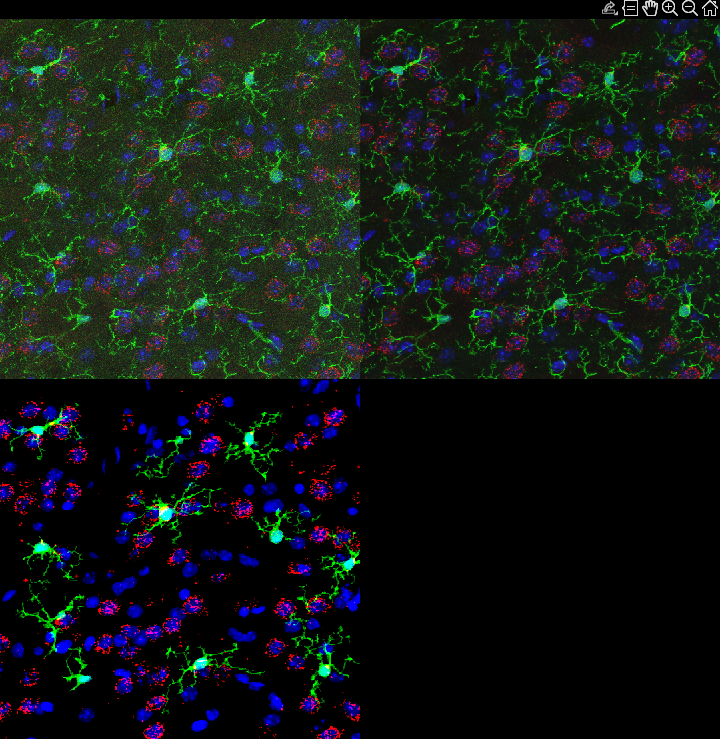
%> input picture FISH IHC Colocalization/Images/A19_2.tif, 720 x 739 px; its folder holds only this picture in this run
$ octave exampleScript.m   (GNU Octave 9; MATLAB toolbox functions it lacks are replaced by stand-ins)
%> lines starting %> are read from the running program, lines starting %| are printed output that depends on the picture
### FISH IHC Colocalization/microgliaColc3D.m
function [colocTable] = microgliaColc3D(fname, Options)
%% RNA Scope 3D Colocalization with Micrglia IHC
% Written by Vasu Shandar & Kevin Coffey 2021
%
%   INPUT: RGB Image Stack
%          Red Channel: FISH Signal
%          Green Channel: Microglia IHC
%          Blue Channel: DAPI
%
%  Options:
%% Options Defaults
if ~isfield(Options, 'fiberSize')
   Options.fiberSize = 12;
end

if ~isfield(Options, 'fishThreshold')
   Options.fishThreshold = .185;
end

if ~isfield(Options, 'fishFilter')
   Options.fishFilter = 24;
end

if ~isfield(Options, 'ihcThreshold')
   Options.ihcThreshold = .185;
end

if ~isfield(Options, 'ihcFilter')
   Options.ihcFilter = 5000;
end

if ~isfield(Options, 'makeFig3D')
   Options.makeFig3D = 0;
end

if ~isfield(Options, 'figFold')
   Options.figFold = 0;
end

%% Magic Code Stuff
tiff_info = imfinfo(fname); % return tiff structure, one element per image
im = imread(fname, 1) ; % read in first image
%> im is the input picture: size 739x720x3 uint8; mean R, G, B 17.1, 24.7, 20.7
%concatenate each successive tiff to tiff_stack
for ii = 2 : size(tiff_info, 1)
    temp_tiff = imread(fname, ii);
    im = cat(3 , im, temp_tiff);
end

for i =1 : (size(im,3))/3;
    G(:,:,i) = im(:,:,((i*3)-1));
    %imshow(G(:,:,i));
end
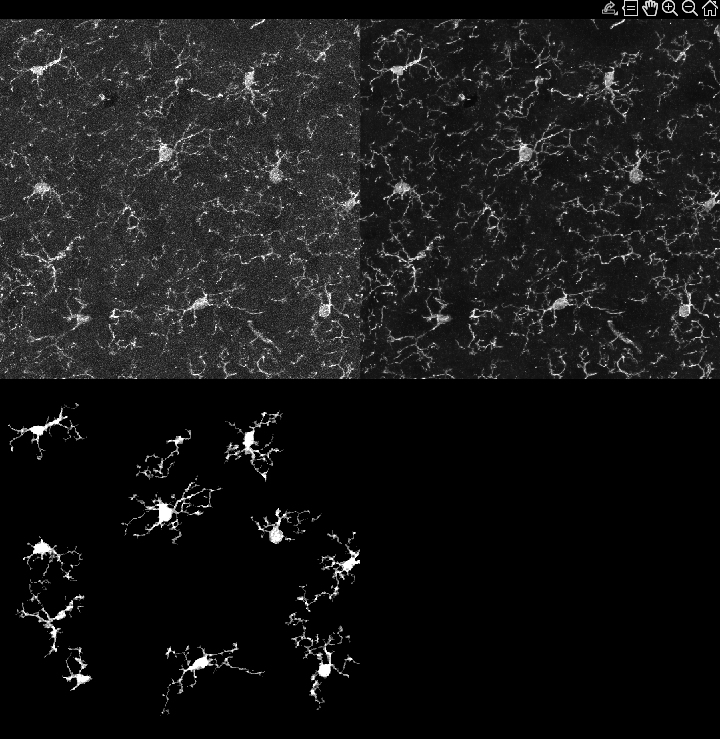
%> G: size 739x720 uint8; min 0, max 255, mean 24.7

for i =1 : (size(im,3))/3;
    RC(:,:,i) = im(:,:,((i*3)-2));
    %imshow(R(:,:,i));
end
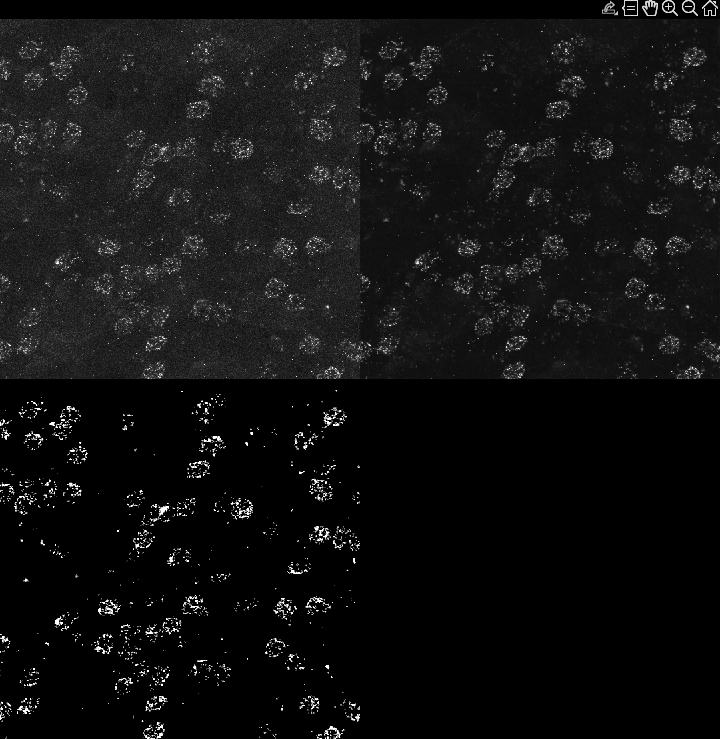
%> RC: size 739x720 uint8; min 0, max 255, mean 17.1

for i =1 : (size(im,3))/3;
    B(:,:,i) = im(:,:,((i*3)));
    %imshow(R(:,:,i));
end
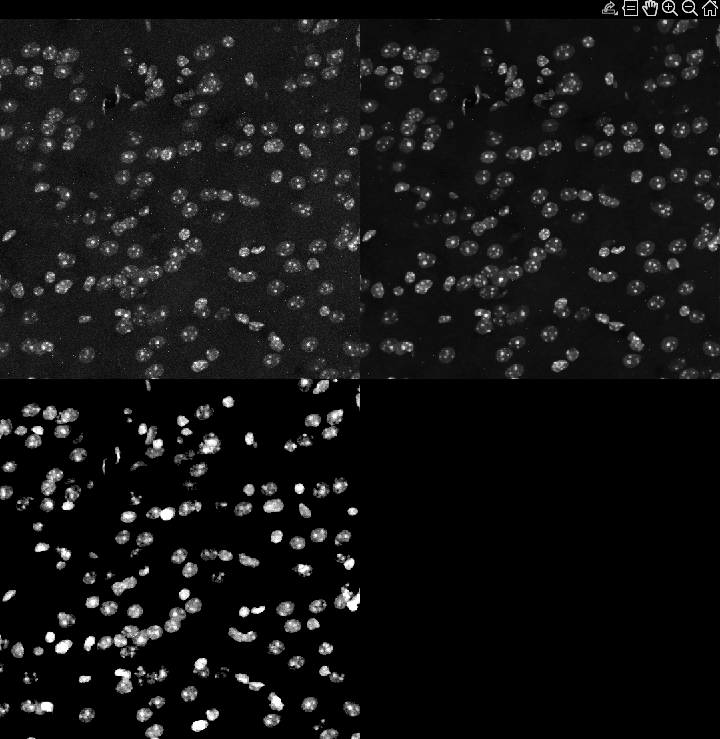
%> B: size 739x720 uint8; min 0, max 255, mean 20.7
% For Example Video
% v = VideoWriter('DNN.avi');
% open(v);
% Improves Fiber Detection
%> the run ends on the next line
net = denoisingNetwork('DnCNN');
for i = 1 : size(G,3);
bwG(:,:,i) = denoiseImage(G(:,:,i),net);
% [6 lines of commented-out code are left out]
end
% bwG = fibermetric(bwG,'ObjectPolarity','bright','StructureSensitivity',8);

% close(v);

for i = 1 : size(RC,3);
bwR(:,:,i) = denoiseImage(RC(:,:,i),net);
% bwR(:,:,i) = imadjust(bwR(:,:,i),[],[],1.25);
% imshowpair(RC(:,:,i),bwR(:,:,i), 'montage');
end

for i = 1 : size(B,3);
bwB(:,:,i) = denoiseImage(B(:,:,i),net);
% bwB(:,:,i) = imadjust(bwB(:,:,i),[],[],1.25);
% imshowpair(B(:,:,i),bwB(:,:,i), 'montage');
end

BW_R = imbinarize(bwR,Options.fishThreshold);
BW_R = bwareaopen(BW_R, Options.fishFilter); % Removes all small objects from image

level = graythresh(bwG);
BW_G = imbinarize(bwG,level); % Not sure how to binarize...
se = strel('sphere',4);
BW_G = imclose(BW_G,se);
BW_G = bwareaopen(BW_G, Options.ihcFilter); % Removes all small objects from image

level = graythresh(bwB);
BW_B = imbinarize(bwB,level);
se = strel('sphere',2);
BW_B = imclose(BW_B,se);
BW_B = bwareaopen(BW_B, 500); % Removes all small objects from image

ConnectedComponents=bwconncomp(BW_G,26); %returns structure with 4 fields. PixelIdxList contains a 1-by-NumObjects cell array where the k-th element in the cell array is a vector containing the linear indices of the pixels in the k-th object. 26 defines connectivity. This looks at cube of connectivity around pixel.
stats = regionprops3(ConnectedComponents); % Some stats about the cells
numObj = numel(ConnectedComponents.PixelIdxList); %PixelIdxList is field with list of pixels in each connected component. Find how many connected components there are.
s = size(G);

if Options.makeFig3D~=0
% Simple 3D Visualization
    figure('Color','k','Position',[1 1 1024 1024]);
    set(gca,'Color',[0 0 0],'DataAspectRatio',[.5 .5 .5],'XColor','w','YColor','w','XLim',[1 s(1)],'YLim',[1 s(2)]);
    view(0,270); % Lookf at image from top viewpoint instead of side
    % daspect([1 1 1]);
    fv=isosurface((BW_R),0);
    patch(fv,'FaceColor',[1 0 0],'FaceAlpha',.95,'EdgeColor','none');
    fv=isosurface((BW_B),0);
    patch(fv,'FaceColor',[0 0 1],'FaceAlpha',.35,'EdgeColor','none');
    fv=isosurface((BW_G),0);%display each object as a surface in 3D. Will automatically add the next object to existing image.
    patch(fv,'FaceColor',[0 1 0],'FaceAlpha',.35,'EdgeColor','none');
    camlight; lighting phong
    f= frame2im(getframe(gca));
end

if Options.figFold~=0
    figure('Color','k','Position',[1 1 2048 2048]);
    threeDMask=cat(3,imadjust(mean(BW_R,3)),imadjust(mean(BW_G,3)),imadjust(mean(BW_B,3)));
    maxProject=cat(3,max(RC,[],3),max(G,[],3),max(B,[],3));
    maxDenoise=cat(3,max(bwR,[],3),max(bwG,[],3),max(bwB,[],3));
    %v=cat(4,bwR,bwG,bwB);
    if Options.makeFig3D~=0
        montage({maxProject,maxDenoise,threeDMask,f});
    else
        montage({maxProject,maxDenoise,threeDMask});
    end
    splt=strsplit(fname,'\');
    export_fig(fullfile(Options.figFold,splt{end}));
end

% volumeViewer(bwG);
%% Cell Specific Colocalizaiton
for m = 1:numObj-1
    ex=zeros(s(1),s(2),s(3));
    ex(ConnectedComponents.PixelIdxList{1,m})=1;%write in only one object to image. Cells are white on black background
    redColoc(m,1)=sum(BW_R(logical(ex)));
    cellSize(m,1)=sum(ex,'all');
end

%% Final Table Creation
splt=strsplit(fname,'\');
tok=strtok(splt{end},'.');
ID=repmat(categorical({[tok(1) tok(5)]}),height(cellSize),1);
colocTable = table(ID,cellSize,redColoc);
close all;
end

### FISH IHC Colocalization/exampleScript.m
%% Script to batch process IHC FISH Overlap Images for Morphine Microglia Project 2016-2021........
close all
clear all

%% Options
Options.fishThreshold = .175;
Options.fishFilter = 20;
Options.ihcThreshold = .15;
Options.ihcFilter = 10000;
Options.makeFig3D = 0;
Options.figFold = 'Images';

d=dir('Images');
d=d(3:end,:);

for i=1:height(d);
    fname=fullfile(d(i).folder,d(i).name);
    [colocTable] = microgliaColc3D(fname, Options);
